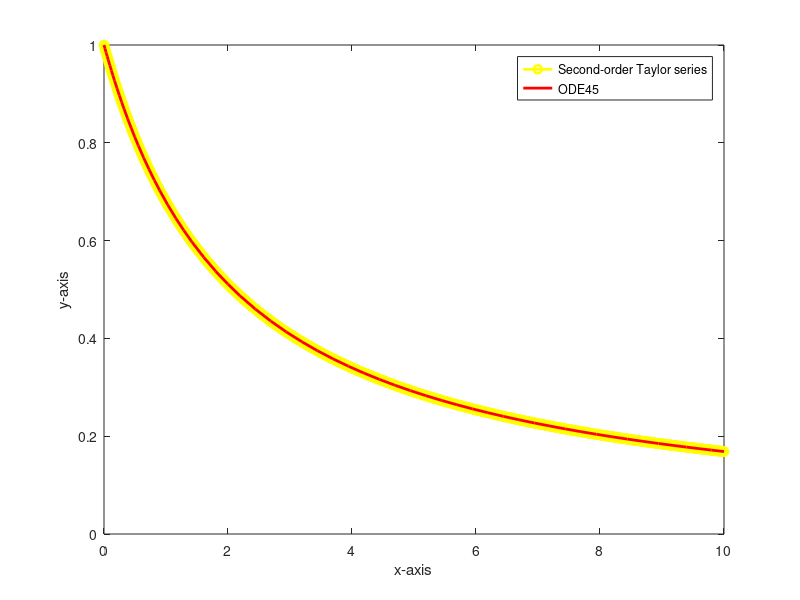

This chart was generated by the following MATLAB code:
clear
close all

% Define the ordinary differential equation y' = f(x, y) and its derivative with respect to y
f = @(x, y) cos(y) - 1;
d_f = @(x, y) -sin(y) * (cos(y) - 1);

% Initial conditions
x(1) = 0;
y(1) = 1;
h = 0.01; % Step size
n = 10 / h + 1; % Number of steps

% Main loop for the second-order Taylor series method
for i = 1:(n - 1)
    % Calculate x and y using the second-order Taylor series method
    x(i + 1) = x(i) + h;
    y(i + 1) = y(i) + h * f(x(i), y(i)) + (h^2 / 2) * d_f(x(i), y(i));
end

% Print the final result
fprintf("y(%f) = %f \n", x(end), y(end));

% Plot the solution obtained from the second-order Taylor series method
plot(x, y, '-oy', 'LineWidth', 2);
hold on;

% Plot the solution obtained from ode45 for comparison
xspan = [0 10];
y0 = 1;
[x, y] = ode45(@(x, y) cos(y) - 1, xspan, y0);
plot(x, y, 'r', 'LineWidth', 2);
xlim([0 10])
xlabel('x-axis');
ylabel('y-axis');

legend({'Second-order Taylor series', 'ODE45'})